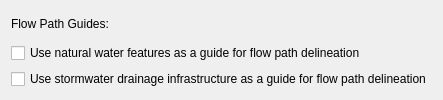
                 <widget class="QWidget" name="flowpath_guide_widget" native="true">
                  <layout class="QGridLayout" name="gridLayout_12">
                   <item row="2" column="0">
                    <widget class="QCheckBox" name="infrastructure_check">
                     <property name="toolTip">
                      <string>&lt;!DOCTYPE HTML PUBLIC &quot;-//W3C//DTD HTML 4.0//EN&quot; &quot;http://www.w3.org/TR/REC-html40/strict.dtd&quot;&gt;
&lt;html&gt;&lt;head&gt;&lt;meta name=&quot;qrichtext&quot; content=&quot;1&quot; /&gt;&lt;style type=&quot;text/css&quot;&gt;
p, li { white-space: pre-wrap; }
&lt;/style&gt;&lt;/head&gt;&lt;body style=&quot; font-family:'MS Shell Dlg 2'; font-size:8.25pt; font-weight:400; font-style:normal;&quot;&gt;
&lt;p style=&quot; margin-top:0px; margin-bottom:0px; margin-left:0px; margin-right:0px; -qt-block-indent:0; text-indent:0px;&quot;&gt;&lt;span style=&quot; font-size:8pt;&quot;&gt;Check if you want to avoid localised ponds forming in the region. If this is of particular interest because the DEM's accuracy has been assured and the purpose of the simulation is to assess these problem spots, then leave this box unchecked.&lt;/span&gt;&lt;/p&gt;
&lt;p style=&quot;-qt-paragraph-type:empty; margin-top:0px; margin-bottom:0px; margin-left:0px; margin-right:0px; -qt-block-indent:0; text-indent:0px; font-size:8pt;&quot;&gt;&lt;/p&gt;
&lt;p style=&quot; margin-top:0px; margin-bottom:0px; margin-left:0px; margin-right:0px; -qt-block-indent:0; text-indent:0px;&quot;&gt;&lt;span style=&quot; font-size:8pt;&quot;&gt;Correction proceeds as follows:&lt;/span&gt;&lt;/p&gt;
&lt;p style=&quot; margin-top:0px; margin-bottom:0px; margin-left:0px; margin-right:0px; -qt-block-indent:0; text-indent:0px;&quot;&gt;&lt;span style=&quot; font-size:8pt;&quot;&gt;- If cell cannot transfer water downhill, but there is an adjacent cell with identical elevation within tolerance limit, it will transfer the water into this.&lt;/span&gt;&lt;/p&gt;
&lt;p style=&quot; margin-top:0px; margin-bottom:0px; margin-left:0px; margin-right:0px; -qt-block-indent:0; text-indent:0px;&quot;&gt;&lt;span style=&quot; font-size:8pt;&quot;&gt;- If tolerance limit is not met, cell's water is routed directly to catchment outlet.&lt;/span&gt;&lt;/p&gt;&lt;/body&gt;&lt;/html&gt;</string>
                     </property>
                     <property name="whatsThis">
                      <string>&lt;!DOCTYPE HTML PUBLIC &quot;-//W3C//DTD HTML 4.0//EN&quot; &quot;http://www.w3.org/TR/REC-html40/strict.dtd&quot;&gt;
&lt;html&gt;&lt;head&gt;&lt;meta name=&quot;qrichtext&quot; content=&quot;1&quot; /&gt;&lt;style type=&quot;text/css&quot;&gt;
p, li { white-space: pre-wrap; }
&lt;/style&gt;&lt;/head&gt;&lt;body style=&quot; font-family:'MS Shell Dlg 2'; font-size:8pt; font-weight:400; font-style:normal;&quot;&gt;
&lt;p style=&quot; margin-top:0px; margin-bottom:0px; margin-left:0px; margin-right:0px; -qt-block-indent:0; text-indent:0px;&quot;&gt;If available, then the program will bias the flow directions towards Blocks with built stormwater draingae infrastructure e.g. channelized drains and pipe network. This will only happen if the above option to include stormwater infrastruture has been enabled and a map has been specified.&lt;/p&gt;&lt;/body&gt;&lt;/html&gt;</string>
                     </property>
                     <property name="text">
                      <string>Use stormwater drainage infrastructure as a guide for flow path delineation</string>
                     </property>
                    </widget>
                   </item>
                   <item row="0" column="0">
                    <widget class="QLabel" name="flowpath_lbl2">
                     <property name="whatsThis">
                      <string>&lt;!DOCTYPE HTML PUBLIC &quot;-//W3C//DTD HTML 4.0//EN&quot; &quot;http://www.w3.org/TR/REC-html40/strict.dtd&quot;&gt;
&lt;html&gt;&lt;head&gt;&lt;meta name=&quot;qrichtext&quot; content=&quot;1&quot; /&gt;&lt;style type=&quot;text/css&quot;&gt;
p, li { white-space: pre-wrap; }
&lt;/style&gt;&lt;/head&gt;&lt;body style=&quot; font-family:'MS Shell Dlg 2'; font-size:8.25pt; font-weight:400; font-style:normal;&quot;&gt;
&lt;p style=&quot; margin-top:0px; margin-bottom:0px; margin-left:0px; margin-right:0px; -qt-block-indent:0; text-indent:0px;&quot;&gt;&lt;span style=&quot; font-size:8pt;&quot;&gt;How many blocks to consider when determining drainage fluxes (the greater the number, the greater the computational burden).&lt;/span&gt;&lt;/p&gt;&lt;/body&gt;&lt;/html&gt;</string>
                     </property>
                     <property name="text">
                      <string>Flow Path Guides:</string>
                     </property>
                    </widget>
                   </item>
                   <item row="1" column="0">
                    <widget class="QCheckBox" name="natfeature_check">
                     <property name="toolTip">
                      <string>&lt;!DOCTYPE HTML PUBLIC &quot;-//W3C//DTD HTML 4.0//EN&quot; &quot;http://www.w3.org/TR/REC-html40/strict.dtd&quot;&gt;
&lt;html&gt;&lt;head&gt;&lt;meta name=&quot;qrichtext&quot; content=&quot;1&quot; /&gt;&lt;style type=&quot;text/css&quot;&gt;
p, li { white-space: pre-wrap; }
&lt;/style&gt;&lt;/head&gt;&lt;body style=&quot; font-family:'MS Shell Dlg 2'; font-size:8.25pt; font-weight:400; font-style:normal;&quot;&gt;
&lt;p style=&quot; margin-top:0px; margin-bottom:0px; margin-left:0px; margin-right:0px; -qt-block-indent:0; text-indent:0px;&quot;&gt;&lt;span style=&quot; font-size:8pt;&quot;&gt;Check if you want to avoid localised ponds forming in the region. If this is of particular interest because the DEM's accuracy has been assured and the purpose of the simulation is to assess these problem spots, then leave this box unchecked.&lt;/span&gt;&lt;/p&gt;
&lt;p style=&quot;-qt-paragraph-type:empty; margin-top:0px; margin-bottom:0px; margin-left:0px; margin-right:0px; -qt-block-indent:0; text-indent:0px; font-size:8pt;&quot;&gt;&lt;/p&gt;
&lt;p style=&quot; margin-top:0px; margin-bottom:0px; margin-left:0px; margin-right:0px; -qt-block-indent:0; text-indent:0px;&quot;&gt;&lt;span style=&quot; font-size:8pt;&quot;&gt;Correction proceeds as follows:&lt;/span&gt;&lt;/p&gt;
&lt;p style=&quot; margin-top:0px; margin-bottom:0px; margin-left:0px; margin-right:0px; -qt-block-indent:0; text-indent:0px;&quot;&gt;&lt;span style=&quot; font-size:8pt;&quot;&gt;- If cell cannot transfer water downhill, but there is an adjacent cell with identical elevation within tolerance limit, it will transfer the water into this.&lt;/span&gt;&lt;/p&gt;
&lt;p style=&quot; margin-top:0px; margin-bottom:0px; margin-left:0px; margin-right:0px; -qt-block-indent:0; text-indent:0px;&quot;&gt;&lt;span style=&quot; font-size:8pt;&quot;&gt;- If tolerance limit is not met, cell's water is routed directly to catchment outlet.&lt;/span&gt;&lt;/p&gt;&lt;/body&gt;&lt;/html&gt;</string>
                     </property>
                     <property name="whatsThis">
                      <string>&lt;!DOCTYPE HTML PUBLIC &quot;-//W3C//DTD HTML 4.0//EN&quot; &quot;http://www.w3.org/TR/REC-html40/strict.dtd&quot;&gt;
&lt;html&gt;&lt;head&gt;&lt;meta name=&quot;qrichtext&quot; content=&quot;1&quot; /&gt;&lt;style type=&quot;text/css&quot;&gt;
p, li { white-space: pre-wrap; }
&lt;/style&gt;&lt;/head&gt;&lt;body style=&quot; font-family:'MS Shell Dlg 2'; font-size:8pt; font-weight:400; font-style:normal;&quot;&gt;
&lt;p style=&quot; margin-top:0px; margin-bottom:0px; margin-left:0px; margin-right:0px; -qt-block-indent:0; text-indent:0px;&quot;&gt;If available, then the program will bias the flow directions towards Blocks with natural features e.g. a river, creek or lake. This will only happen if the above option to include a river or lake feature has been enabled and a map has been specified.&lt;/p&gt;&lt;/body&gt;&lt;/html&gt;</string>
                     </property>
                     <property name="text">
                      <string>Use natural water features as a guide for flow path delineation</string>
                     </property>
                    </widget>
                   </item>
                  </layout>
                 </widget>
